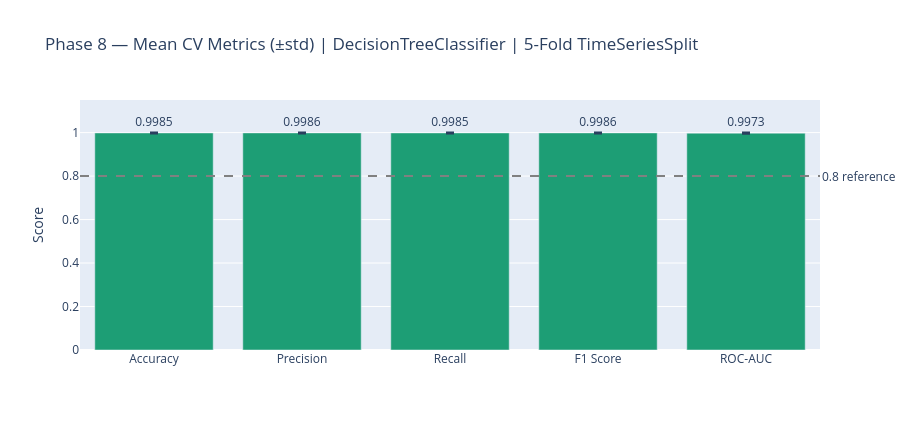

The notebook cell this image was saved under:
### Markdown cell above
##### Bar chart of mean metrics

### Code cell
colors = ['#1D9E75' if means[m] >= 0.8 else '#E8542A' for m in metric_cols]

fig = go.Figure(go.Bar(
    x=metric_cols,
    y=[means[m] for m in metric_cols],
    error_y=dict(type='data', array=[stds[m] for m in metric_cols], visible=True),
    marker_color=colors,
    text=[f'{means[m]:.4f}' for m in metric_cols],
    textposition='outside'
))
fig.add_hline(y=0.8, line_dash='dash', line_color='gray',
              annotation_text='0.8 reference', annotation_position='right')
fig.update_layout(
    title=f'Phase 8 — Mean CV Metrics (±std) | {type(best_model).__name__} | {N_SPLITS}-Fold TimeSeriesSplit',
    yaxis=dict(range=[0, 1.15], title='Score'),
    height=430
)
fig.write_html('phase8_metrics_summary.html')
fig.show()

### Figure 1 — Plotly figure (JSON) as saved in the notebook; plotly's stock layout.template omitted (floating-point values rounded to 4 significant figures)
{"data": [{"error_y": {"array": [0.002603, 0.002192, 0.002386, 0.002303, 0.002988], "type": "data", "visible": true}, "marker": {"color": ["#1D9E75", "#1D9E75", "#1D9E75", "#1D9E75", "#1D9E75"]}, "text": ["0.9985", "0.9986", "0.9985", "0.9986", "0.9973"], "textposition": "outside", "type": "bar", "x": ["Accuracy", "Precision", "Recall", "F1 Score", "ROC-AUC"], "y": [0.9985, 0.9986, 0.9985, 0.9986, 0.9973]}], "layout": {"annotations": [{"showarrow": false, "text": "0.8 reference", "x": 1, "xanchor": "left", "xref": "x domain", "y": 0.8, "yanchor": "middle", "yref": "y"}], "height": 430, "shapes": [{"line": {"color": "gray", "dash": "dash"}, "type": "line", "x0": 0, "x1": 1, "xref": "x domain", "y0": 0.8, "y1": 0.8, "yref": "y"}], "title": {"text": "Phase 8 — Mean CV Metrics (±std) | DecisionTreeClassifier | 5-Fold TimeSeriesSplit"}, "yaxis": {"range": [0, 1.15], "title": {"text": "Score"}}}}
